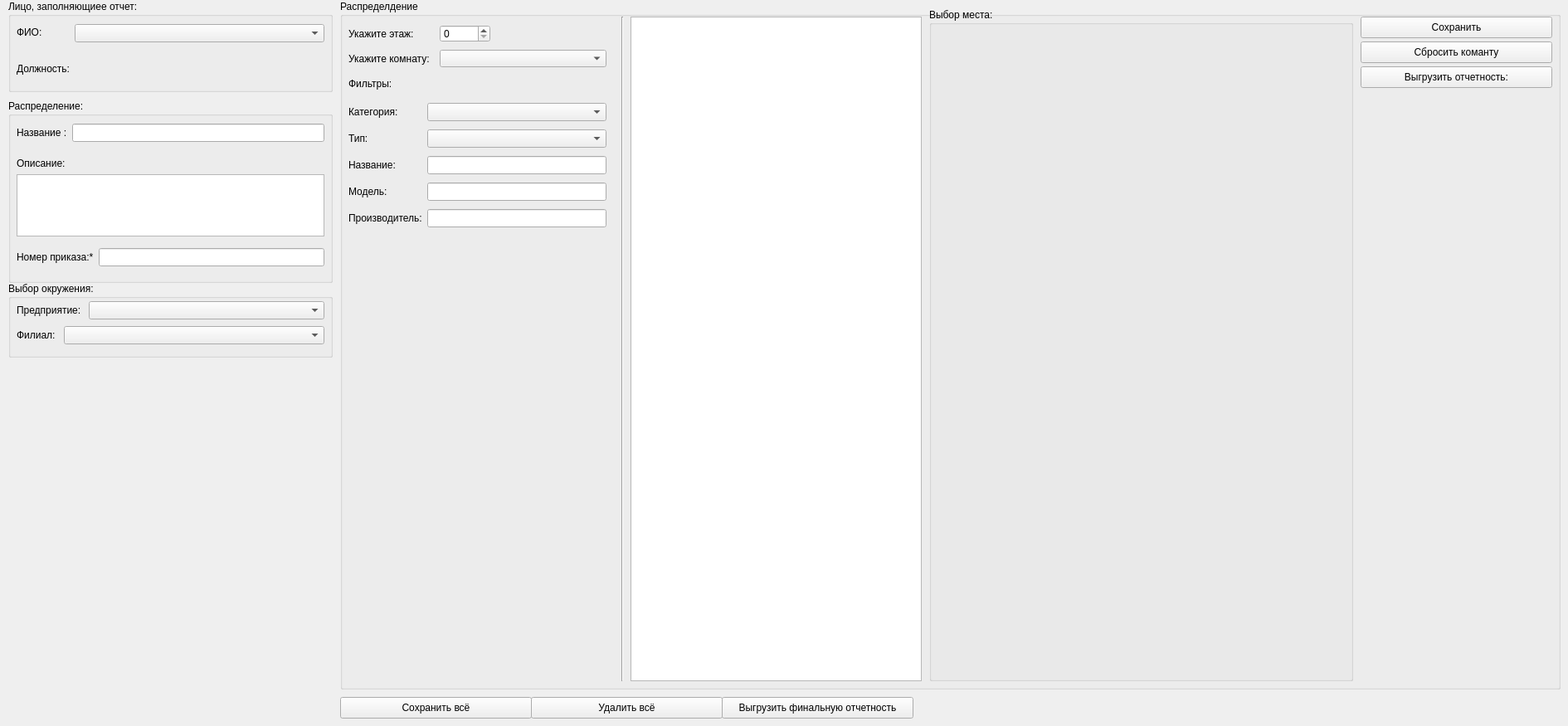
    <widget class="QWidget" name="tab_5">
     <attribute name="title">
      <string>Распределение</string>
     </attribute>
     <widget class="QGroupBox" name="groupBox_9">
      <property name="geometry">
       <rect>
        <x>10</x>
        <y>0</y>
        <width>391</width>
        <height>111</height>
       </rect>
      </property>
      <property name="title">
       <string>Лицо, заполняющиее отчет:</string>
      </property>
      <widget class="QWidget" name="gridLayoutWidget_25">
       <property name="geometry">
        <rect>
         <x>10</x>
         <y>20</y>
         <width>71</width>
         <height>81</height>
        </rect>
       </property>
       <layout class="QGridLayout" name="gridLayout_25">
        <item row="0" column="0">
         <widget class="QLabel" name="label_49">
          <property name="text">
           <string>ФИО:</string>
          </property>
         </widget>
        </item>
        <item row="1" column="0">
         <widget class="QLabel" name="label_55">
          <property name="text">
           <string>Должность:</string>
          </property>
         </widget>
        </item>
       </layout>
      </widget>
      <widget class="QWidget" name="gridLayoutWidget_26">
       <property name="geometry">
        <rect>
         <x>80</x>
         <y>20</y>
         <width>301</width>
         <height>41</height>
        </rect>
       </property>
       <layout class="QGridLayout" name="gridLayout_26">
        <item row="1" column="0">
         <widget class="QComboBox" name="comboBox_13"/>
        </item>
       </layout>
      </widget>
     </widget>
     <widget class="QGroupBox" name="groupBox_12">
      <property name="geometry">
       <rect>
        <x>10</x>
        <y>340</y>
        <width>391</width>
        <height>91</height>
       </rect>
      </property>
      <property name="title">
       <string>Выбор окружения:</string>
      </property>
      <widget class="QWidget" name="gridLayoutWidget_27">
       <property name="geometry">
        <rect>
         <x>10</x>
         <y>50</y>
         <width>371</width>
         <height>28</height>
        </rect>
       </property>
       <layout class="QGridLayout" name="gridLayout_27">
        <item row="0" column="0">
         <widget class="QLabel" name="label_56">
          <property name="maximumSize">
           <size>
            <width>51</width>
            <height>22</height>
           </size>
          </property>
          <property name="layoutDirection">
           <enum>Qt::LayoutDirection::RightToLeft</enum>
          </property>
          <property name="autoFillBackground">
           <bool>false</bool>
          </property>
          <property name="text">
           <string>Филиал:</string>
          </property>
         </widget>
        </item>
        <item row="0" column="1">
         <widget class="QComboBox" name="comboBox_14"/>
        </item>
       </layout>
      </widget>
      <widget class="QWidget" name="gridLayoutWidget_29">
       <property name="geometry">
        <rect>
         <x>10</x>
         <y>20</y>
         <width>371</width>
         <height>28</height>
        </rect>
       </property>
       <layout class="QGridLayout" name="gridLayout_29">
        <item row="0" column="0">
         <widget class="QLabel" name="label_58">
          <property name="enabled">
           <bool>true</bool>
          </property>
          <property name="maximumSize">
           <size>
            <width>81</width>
            <height>22</height>
           </size>
          </property>
          <property name="layoutDirection">
           <enum>Qt::LayoutDirection::LeftToRight</enum>
          </property>
          <property name="text">
           <string>Предприятие:</string>
          </property>
         </widget>
        </item>
        <item row="0" column="1">
         <widget class="QComboBox" name="comboBox_15"/>
        </item>
       </layout>
      </widget>
     </widget>
     <widget class="QGroupBox" name="groupBox_13">
      <property name="geometry">
       <rect>
        <x>10</x>
        <y>120</y>
        <width>391</width>
        <height>221</height>
       </rect>
      </property>
      <property name="title">
       <string>Распределение:</string>
      </property>
      <widget class="QWidget" name="gridLayoutWidget_30">
       <property name="geometry">
        <rect>
         <x>10</x>
         <y>20</y>
         <width>371</width>
         <height>41</height>
        </rect>
       </property>
       <layout class="QGridLayout" name="gridLayout_30">
        <item row="0" column="0">
         <widget class="QLabel" name="label_59">
          <property name="text">
           <string>Название :</string>
          </property>
         </widget>
        </item>
        <item row="0" column="1">
         <widget class="QLineEdit" name="lineEdit_23"/>
        </item>
       </layout>
      </widget>
      <widget class="QWidget" name="gridLayoutWidget_31">
       <property name="geometry">
        <rect>
         <x>10</x>
         <y>70</y>
         <width>371</width>
         <height>95</height>
        </rect>
       </property>
       <layout class="QGridLayout" name="gridLayout_31">
        <item row="1" column="0">
         <widget class="QTextEdit" name="textEdit_5"/>
        </item>
        <item row="0" column="0">
         <widget class="QLabel" name="label_60">
          <property name="text">
           <string>Описание:</string>
          </property>
         </widget>
        </item>
       </layout>
      </widget>
      <widget class="QWidget" name="gridLayoutWidget_32">
       <property name="geometry">
        <rect>
         <x>10</x>
         <y>170</y>
         <width>371</width>
         <height>41</height>
        </rect>
       </property>
       <layout class="QGridLayout" name="gridLayout_32">
        <item row="0" column="0">
         <widget class="QLabel" name="label_61">
          <property name="text">
           <string>Номер приказа:*</string>
          </property>
         </widget>
        </item>
        <item row="0" column="1">
         <widget class="QLineEdit" name="lineEdit_24">
          <property name="text">
           <string/>
          </property>
         </widget>
        </item>
       </layout>
      </widget>
     </widget>
     <widget class="QGroupBox" name="groupBox_14">
      <property name="geometry">
       <rect>
        <x>410</x>
        <y>0</y>
        <width>1471</width>
        <height>831</height>
       </rect>
      </property>
      <property name="title">
       <string>Распределдение</string>
      </property>
      <widget class="QLabel" name="label_62">
       <property name="geometry">
        <rect>
         <x>10</x>
         <y>30</y>
         <width>81</width>
         <height>21</height>
        </rect>
       </property>
       <property name="text">
        <string>Укажите этаж:</string>
       </property>
      </widget>
      <widget class="QSpinBox" name="spinBox_6">
       <property name="geometry">
        <rect>
         <x>120</x>
         <y>30</y>
         <width>61</width>
         <height>21</height>
        </rect>
       </property>
      </widget>
      <widget class="QLabel" name="label_63">
       <property name="geometry">
        <rect>
         <x>10</x>
         <y>60</y>
         <width>101</width>
         <height>21</height>
        </rect>
       </property>
       <property name="text">
        <string>Укажите комнату:</string>
       </property>
      </widget>
      <widget class="Line" name="line_2">
       <property name="geometry">
        <rect>
         <x>330</x>
         <y>20</y>
         <width>21</width>
         <height>801</height>
        </rect>
       </property>
       <property name="orientation">
        <enum>Qt::Orientation::Vertical</enum>
       </property>
      </widget>
      <widget class="QComboBox" name="comboBox_16">
       <property name="geometry">
        <rect>
         <x>120</x>
         <y>60</y>
         <width>201</width>
         <height>21</height>
        </rect>
       </property>
      </widget>
      <widget class="QTableView" name="tableView_2">
       <property name="geometry">
        <rect>
         <x>350</x>
         <y>20</y>
         <width>351</width>
         <height>801</height>
        </rect>
       </property>
      </widget>
      <widget class="QLabel" name="label_64">
       <property name="geometry">
        <rect>
         <x>10</x>
         <y>90</y>
         <width>101</width>
         <height>21</height>
        </rect>
       </property>
       <property name="text">
        <string>Фильтры:</string>
       </property>
      </widget>
      <widget class="QWidget" name="gridLayoutWidget_33">
       <property name="geometry">
        <rect>
         <x>10</x>
         <y>120</y>
         <width>311</width>
         <height>161</height>
        </rect>
       </property>
       <layout class="QGridLayout" name="gridLayout_33">
        <item row="0" column="1">
         <widget class="QComboBox" name="comboBox_17"/>
        </item>
        <item row="1" column="1">
         <widget class="QComboBox" name="comboBox_18"/>
        </item>
        <item row="2" column="0" alignment="Qt::AlignmentFlag::AlignLeft">
         <widget class="QLabel" name="label_65">
          <property name="text">
           <string>Название:</string>
          </property>
         </widget>
        </item>
        <item row="0" column="0" alignment="Qt::AlignmentFlag::AlignLeft">
         <widget class="QLabel" name="label_66">
          <property name="text">
           <string>Категория:</string>
          </property>
         </widget>
        </item>
        <item row="3" column="0" alignment="Qt::AlignmentFlag::AlignLeft">
         <widget class="QLabel" name="label_67">
          <property name="text">
           <string>Модель:</string>
          </property>
         </widget>
        </item>
        <item row="1" column="0" alignment="Qt::AlignmentFlag::AlignLeft">
         <widget class="QLabel" name="label_68">
          <property name="text">
           <string>Тип:</string>
          </property>
         </widget>
        </item>
        <item row="4" column="0">
         <widget class="QLabel" name="label_69">
          <property name="text">
           <string>Производитель:</string>
          </property>
         </widget>
        </item>
        <item row="4" column="1">
         <widget class="QLineEdit" name="lineEdit_25"/>
        </item>
        <item row="3" column="1">
         <widget class="QLineEdit" name="lineEdit_26"/>
        </item>
        <item row="2" column="1">
         <widget class="QLineEdit" name="lineEdit_27"/>
        </item>
       </layout>
      </widget>
      <widget class="QGroupBox" name="groupBox_15">
       <property name="geometry">
        <rect>
         <x>710</x>
         <y>10</y>
         <width>511</width>
         <height>811</height>
        </rect>
       </property>
       <property name="title">
        <string>Выбор места:</string>
       </property>
      </widget>
      <widget class="QPushButton" name="pushButton_4">
       <property name="geometry">
        <rect>
         <x>1230</x>
         <y>20</y>
         <width>231</width>
         <height>26</height>
        </rect>
       </property>
       <property name="text">
        <string>Сохранить</string>
       </property>
      </widget>
      <widget class="QPushButton" name="pushButton_6">
       <property name="geometry">
        <rect>
         <x>1230</x>
         <y>50</y>
         <width>231</width>
         <height>26</height>
        </rect>
       </property>
       <property name="text">
        <string>Сбросить команту</string>
       </property>
      </widget>
      <widget class="QPushButton" name="pushButton_7">
       <property name="geometry">
        <rect>
         <x>1230</x>
         <y>80</y>
         <width>231</width>
         <height>26</height>
        </rect>
       </property>
       <property name="text">
        <string>Выгрузить отчетность:</string>
       </property>
      </widget>
     </widget>
     <widget class="QPushButton" name="pushButton_8">
      <property name="geometry">
       <rect>
        <x>410</x>
        <y>840</y>
        <width>231</width>
        <height>26</height>
       </rect>
      </property>
      <property name="text">
       <string>Сохранить всё</string>
      </property>
     </widget>
     <widget class="QPushButton" name="pushButton_9">
      <property name="geometry">
       <rect>
        <x>640</x>
        <y>840</y>
        <width>231</width>
        <height>26</height>
       </rect>
      </property>
      <property name="text">
       <string>Удалить всё</string>
      </property>
     </widget>
     <widget class="QPushButton" name="pushButton_10">
      <property name="geometry">
       <rect>
        <x>870</x>
        <y>840</y>
        <width>231</width>
        <height>26</height>
       </rect>
      </property>
      <property name="text">
       <string>Выгрузить финальную отчетность</string>
      </property>
     </widget>
    </widget>
